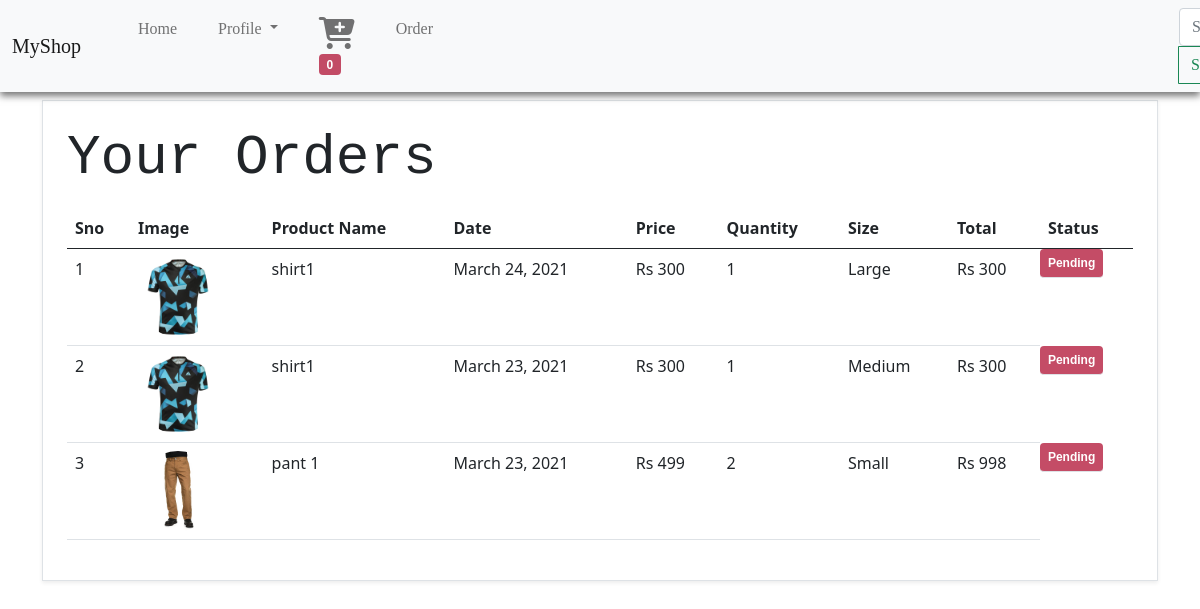
Page /orders (signed in) on the earlier database version.
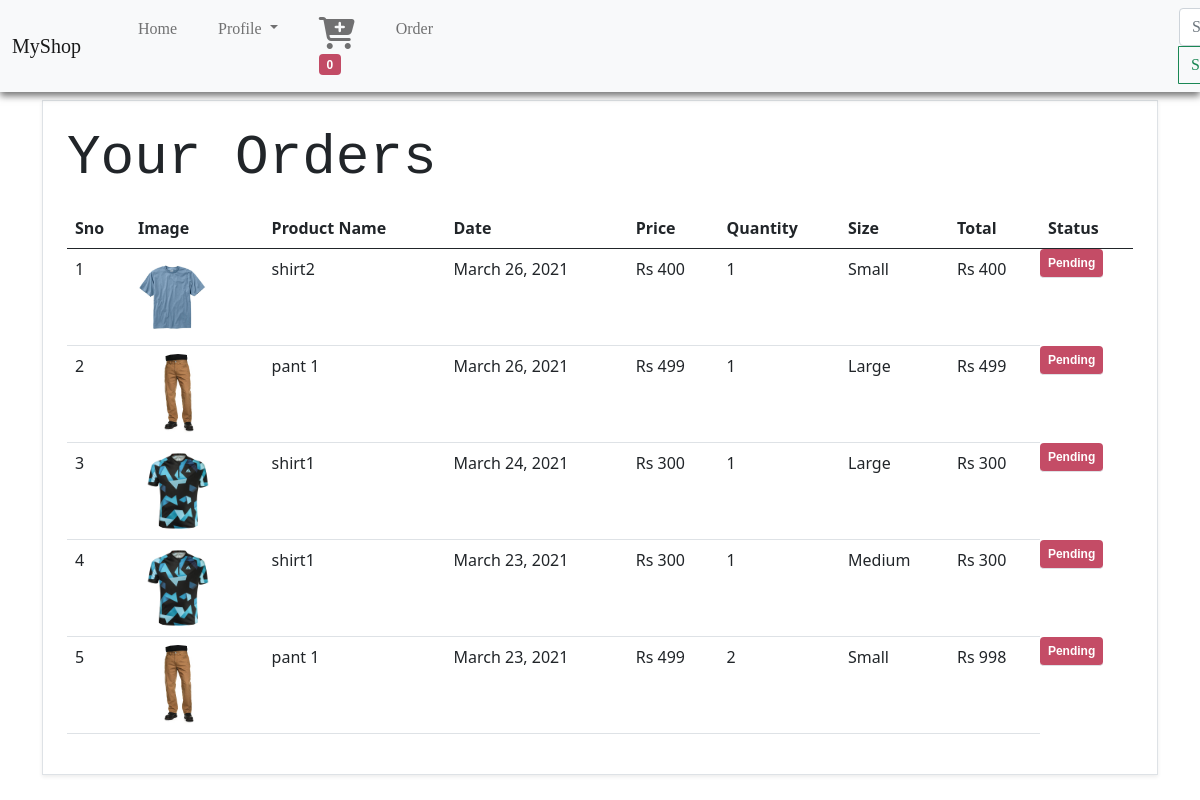
Same page on the later database version.
### store/models/oreders.py (models this page shows, shortened)
class Order(models.Model):
    product = models.ForeignKey(Product,on_delete=models.CASCADE)
    productName = models.CharField(max_length=50,default='')
    customer =models.ForeignKey(Customer,on_delete=models.CASCADE)
    quantity = models.IntegerField(default=1)
    price = models.IntegerField()
    phone = models.CharField(max_length=50, default='', blank=True)
    address = models.CharField(max_length=50, default='', blank=True)
    size = models.CharField( max_length=10)
    date = models.DateField(default=datetime.datetime.today)
    status = models.BooleanField(default=False)
    @staticmethod
    def get_order_by_customer(customer_id):
        return  Order.objects.filter(customer=customer_id).order_by('-date')

### store/models/product.py (models this page shows)
class Product(models.Model):
    name = models.CharField(max_length=50)
    price = models.IntegerField(default=0)
    small = models.BooleanField(default= False)
    large = models.BooleanField(default=False)
    small = models.BooleanField(default=False)
    medium = models.BooleanField(default=False)
    large = models.BooleanField(default=False)
    Xlarge = models.BooleanField(default=False)
    category = models.ForeignKey(Category, on_delete=models.CASCADE, default=1)
    description = models.CharField(max_length=200, default='',null= True, blank=True)
    image = models.ImageField(upload_to='uploads/products/')\
    @staticmethod
    def get_all_products():
        return  Product.objects.all()
    @staticmethod
    def get_all_products_by_id(id):
        return Product.objects.filter(id__in = id)
    @staticmethod
    def get_all_products_by_category( category_id):
        if category_id:
            return Product.objects.filter(category = category_id)
        else:
            return Product.objects.all()

### store/middlewares/auth.py (the view)
    def middleware(request):
        if not request.session.get('customer_email'):
            return redirect('login')
        response = get_response(request)
        return response

### store/models/customer.py (called while the page is built)
    @staticmethod
    def get_customer_by_mail(email):
        if Customer.objects.get(email=email):
            return Customer.objects.get(email=email)
        else:
            return False

### store/templatetags/Custom.py (called while the page is built)
@register.filter(name = 'Currency')  #providing quantity to index page
def Currency(number):
    return "Rs "+str(number)

@register.filter(name = 'Total_Order')  #providing quantity to index page
def Total_Order(number1,number2):
    return number1*number2

### store/views/orders.py (called while the page is built)
    def get(self, request):
        customer = request.session.get('customer_email')
        mail = request.session.get('customer_email')
        if mail:
            currentCustomer = Customer.get_customer_by_mail(mail)
        order = Order.get_order_by_customer(currentCustomer.id)
        return  render(request,'orders.html',{'orders':order})

### store/templates/orders.html
{% extends 'base.html' %}
{% block content %}
{% load cart %}
{% load Custom %}
<div class="container" style="margin-top: 100px;" >
    <div class="border shadow-sm p-4 m-6">
        <p class="pl-4 display-4 ml-4" style="font-family: monospace;"> Your Orders</p>
        <table class="table">
            <thead>
                <tr>
                    <th>Sno</th>
                    <th>Image</th>
                    <th>Product Name</th>
                    <th>Date</th>
                    <th>Price</th>
                    <th>Quantity</th>
                    <th>Size</th>
                    <th>Total</th>
                    <th>Status</th>
                </tr>
            </thead>
            <tbody>
                {% for order in orders %}
                <tr>
                    <td>{{forloop.counter}}</td>
                    <td><img class="rounded-circle" style="height: 80px;" src={{order.product.image.url}} alt=""></td>
                    <td>{{order.product.name}}</td>
                    <td>{{order.date}}</td>
                    <td>{{order.price|Currency}}</td>
                    <td>{{order.quantity}}</td>
                    <td>{{order.size}}</td>
                    <td>{{order.quantity| Total_Order:order.price|Currency}}</td>
                    {% if order.status %}
                    <td class="badge"
                    style="font-family: Arial, Helvetica, sans-serif; background-color: rgba(60, 189, 60, 0.753);">Completed</td>
                    {%else%}
                    <td class="badge"
                    style="font-family: Arial, Helvetica, sans-serif; background-color: rgba(173, 6, 42, 0.719);">Pending</td>
                    {% endif %}
                </tr>
                {% endfor %}
            </tbody>
        </table>
    </div>
</div>
{% endblock %}

### store/templates/base.html (shortened to what this page needs)
{% load static %}
<!doctype html>
<html lang="en">
  <head>
    <link href="https://cdn.jsdelivr.net/npm/bootstrap@5.0.0-beta1/dist/css/bootstrap.min.css" rel="stylesheet">
    <link rel="stylesheet"  href="{% static 'styles.css' %}">
    <link rel="stylesheet" href="http://maxcdn.bootstrapcdn.com/font-awesome/4.3.0/css/font-awesome.min.css">
    <link rel="stylesheet" href="http://fortawesome.github.io/Font-Awesome/assets/font-awesome/css/font-awesome.css">
  </head>
  <body>
<nav class="navbar navbar-expand-lg navbar-light bg-light fixed-top" style="box-shadow: 0px 4px 7px  #777;">
  <div class="container-fluid">
  <a class="navbar-brand" href="/">MyShop</a>
  <div class="collapse navbar-collapse" id="navbarSupportedContent">
    <ul class="navbar-nav mr-auto mx-2">
      <li class="nav-item active">
        <a class="nav-link" href="/">Home </a>
      </li>
      <li class="nav-item dropdown">
        <a class="nav-link dropdown-toggle" href="#" id="navbarDropdown" role="button" data-toggle="dropdown" aria-haspopup="true" aria-expanded="false">
          Profile
        </a>
      </li>
      <li class="nav-item">
        <a class="nav-link " href="/Cart"> <i class="fa fa-cart-plus fa-2x" aria-hidden="true"></i>
        <span class="badge"
         style="font-family: Arial, Helvetica, sans-serif; background-color: rgba(173, 6, 42, 0.719);">
          {{request.session.cart.keys|length}}</span></a>
      </li>
      <li class="nav-item ">
        <a class="nav-link" href="/orders"> Order </a>
      </li>
    </ul>
    <div id="searchArea">
    <form class=" input-group w-auto " style="margin-left: 30px;">
      <input class="form-control mr-sm-0" type="search" placeholder="Search" aria-label="Search">
      <button class="btn btn-outline-success my-2 my-sm-0" type="submit">Search</button>
    </form>
  </div>
  </div>
</div>
</nav>
{% block content %} {% endblock %}
  </body>
</html>

### static/styles.css (style rules this page uses)
body { font-family:'Segoe UI', Tahoma, Geneva, Verdana, sans-serif; }
#navbarSupportedContent li { margin-left: 25px; }
#searchArea { margin-left: 700px; }
nav { font-family: fantasy; }

Differences in the rows shown:
added Order: product.image (picture), product.name "shirt2", date "March 26, 2021", price|Currency "Rs 400", quantity "1", size "Small", quantity|Total_Order "Rs 400", status "Pending"
added Order: product.image (picture), product.name "pant 1", date "March 26, 2021", price|Currency "Rs 499", quantity "1", size "Large", quantity|Total_Order "Rs 499", status "Pending"
